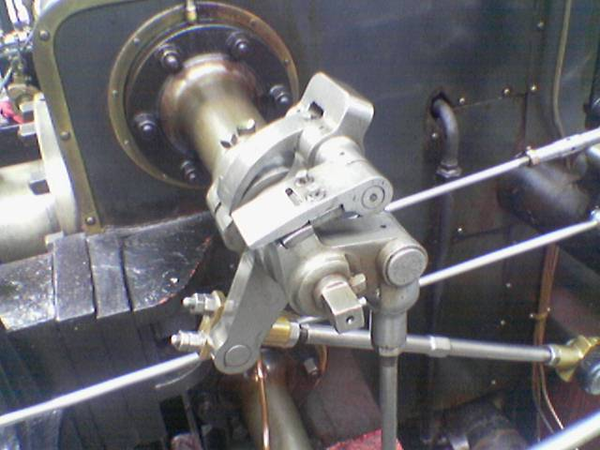
#> input picture Lab8/input/Valve.png, 600 x 450 px
$ python assignment.py
#> lines starting #> are read from the running program, lines starting #| are printed output that depends on the picture
### Lab8/Q3.py

import time
import numpy as np
from matplotlib.image import imread
import matplotlib.pyplot as plt
import os
from sklearn import svm


############################ Q3 ################################

def q3(x, w, b, conv_param):
    """
    A naive implementation of convolution.
    The input consists of N data points, each with C channels, height H and
    width W. We convolve each input with F different filters, where each filter
    spans all C channels and has height HH and width WW.
    Input:
    - x: Input data of shape (N, C, H, W)
    - w: Filter weights of shape (F, C, HH, WW)
    - b: Biases, of shape (F,)
    - conv_param: A dictionary with the following keys:
      - 'stride': The number of pixels between adjacent receptive fields in the
        horizontal and vertical directions.
      - 'pad': The number of pixels that will be used to zero-pad the input.
    Returns a tuple of:
    - out: Output data, of shape (N, F, H', W') where H' and W' are given by
      H' = 1 + (H + 2 * pad - HH) / stride
      W' = 1 + (W + 2 * pad - WW) / stride
    - cache: (x, w, b, conv_param)
    """
    ###########################################################################
    # TODO: Implement the convolutional forward pass.                         #
    # Hint: you can use the function np.pad for padding.                      #
    ###########################################################################

    def conv_single_step(a_slice_prev, W, b):

      ### START CODE HERE ### (≈ 2 lines of code)
      # Element-wise product between a_slice and W. Do not add the bias yet.
      s = np.multiply(a_slice_prev,W)
      # Sum over all entries of the volume s.
      Z = np.sum(s)
      # Add bias b to Z. Cast b to a float() so that Z results in a scalar value.
      Z = Z + b.astype(float)
      ### END CODE HERE ###

      return Z

    N, C, H ,W  = x.shape
    F, C, HH, WW = w.shape
    padding, stride = conv_param['pad'], conv_param['stride']
    nH = int((H + 2* padding - HH) / stride) + 1
    nW = int((W + 2* padding - WW) / stride) + 1
    Z = np.zeros([N, F, nH, nW])
    X_pad = np.pad(x, ((0,0),(0,0), (padding,padding), (padding,padding)), 'constant', constant_values = (0,0))
    weight = w

    for i in range(N):
      x_pad = X_pad[i,:,:,:]
      for h in range(nH):
         for w in range(nW):                       # loop over horizontal axis of the output volume
                for c in range(F):                   # loop over channels (= #filters) of the output volume

                    # Find the corners of the current "slice" (≈4 lines)
                    vert_start = h*stride
                    vert_end = h*stride + HH
                    horiz_start = w*stride
                    horiz_end = w*stride + WW

                    # Use the corners to define the (3D) slice of a_prev_pad (See Hint above the cell). (≈1 line)
                    x_slice = x_pad[:,vert_start:vert_end,horiz_start:horiz_end]

                    # Convolve the (3D) slice with the correct filter W and bias b, to get back one output neuron. (≈1 line)
                    Z[i, c, h, w] = conv_single_step(x_slice, weight[c, :, :, :], b[c])

    out = Z #Output of the convolution
    ###########################################################################
    #                             END OF YOUR CODE                            #
    ###########################################################################
    cache = (x, w, b, conv_param)
    return out, cache

# [6 lines left out: function gram, not called in this run]
  ######END: TO CODE########


def relative_error(x, y):
    """ returns relative error """
    return np.max(np.abs(x - y) / (np.maximum(1e-8, np.abs(x) + np.abs(y))))

### Lab8/Q4.py

import time
import numpy as np
from matplotlib.image import imread
import matplotlib.pyplot as plt
import os
from sklearn import svm


############################ Q4 ################################

def q4(img):
    '''
    @params
    img: string with image path
    return: Sobel Filtered image for X and Y direction type: np.ndarray
    '''
#> called with img = 'input/Valve.png'
    image_file = img
    input_image = imread(image_file)  # this is the array representation of the input image
#> input_image is the input picture: shape (450, 600, 4) float32; mean R, G, B, A 0.417, 0.411, 0.427, 1
    [nx, ny, nz] = np.shape(input_image)  # nx: height, ny: width, nz: colors (RGB)
#> nx = 450; ny = 600; nz = 4


    r_img, g_img, b_img = input_image[:, :, 0], input_image[:, :, 1], input_image[:, :, 2]
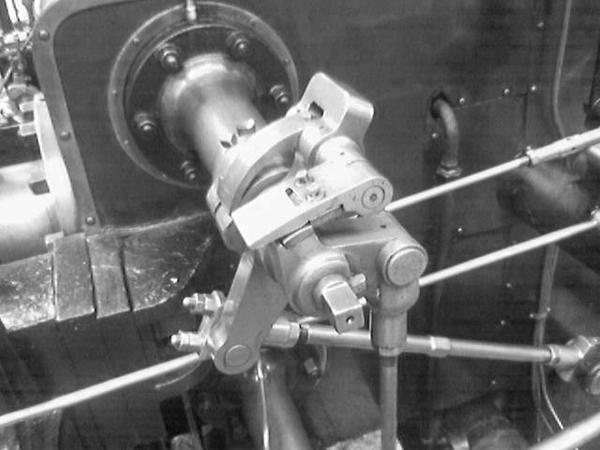
#> r_img: shape (450, 600) float32; min 0.0157, max 1, mean 0.417
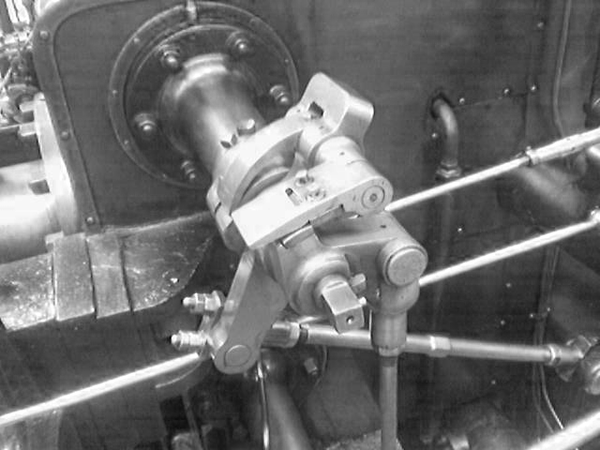
#> b_img: shape (450, 600) float32; min 0.0235, max 1, mean 0.427
    gamma = 1.400
    r_const, g_const, b_const = 0.2126, 0.7152, 0.0722  # weights for the RGB components respectively
    grayscale_image = r_const * r_img ** gamma + g_const * g_img ** gamma + b_const * b_img ** gamma
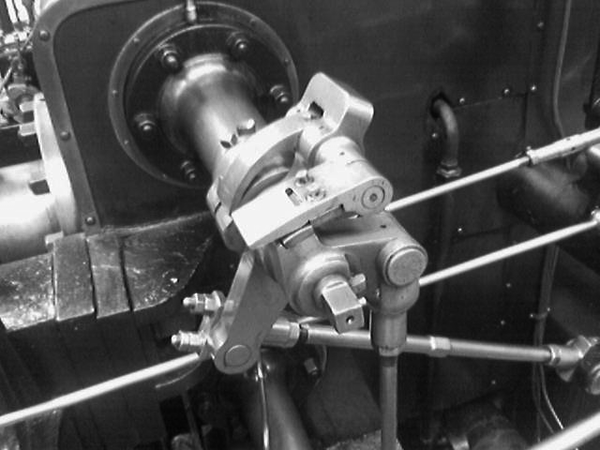
#> grayscale_image: shape (450, 600) float32; min 0.0106, max 1, mean 0.313

    ######START: TO CODE########
    #Define the Sobel Filter for X and Y direction
    Gx = np.array([[1,0,-1],[2,0,-2],[1,0,-1]])
    Gy = np.array([[1,2,1],[0,0,0],[-1,-2,-1]])
    ######END: TO CODE########

    [rows, columns] = np.shape(grayscale_image)  # we need to know the shape of the input grayscale image
#> rows = 450; columns = 600
    sobel_filtered_image = np.zeros(shape=(rows, columns))  # initialization of the output image array (all elements are 0)


    ######START: TO CODE########
    # Now we "sweep" the image in both x and y directions and compute the output and store in sobel_filtered_image
    def conv(filter, A):

        G = np.zeros(A.shape)
        [R,C] = np.shape(A)
#> R = 450; C = 600
        A_pad = np.pad(A, ((1,1),(1,1)), 'constant', constant_values = (0,0))
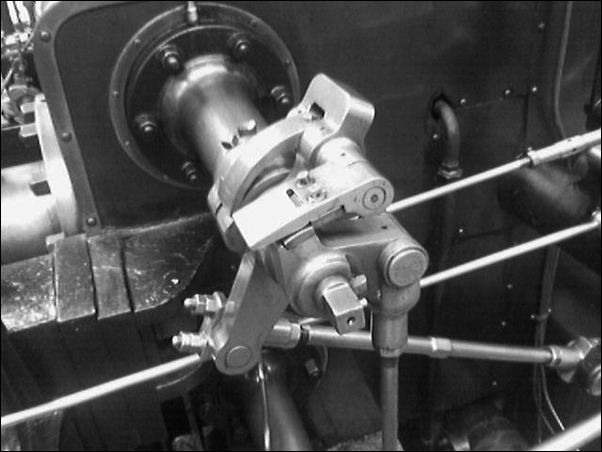
#> A_pad: shape (452, 602) float32; min 0, max 1, mean 0.311

        for r in range(R):
            for c in range(C):
                G[r,c] = np.sum(np.multiply(filter,A_pad[r:r+3,c:c+3]))
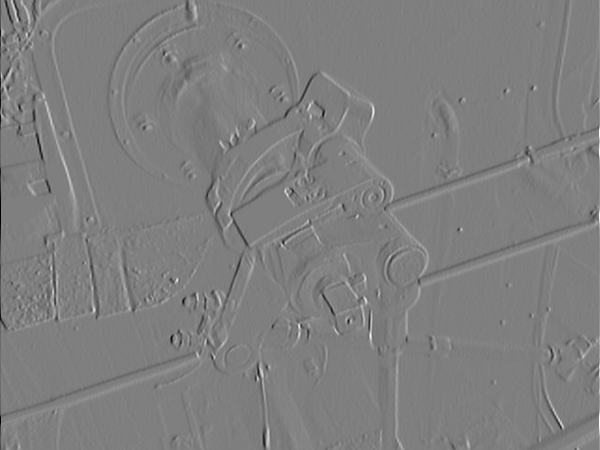
#> G: shape (450, 600) float64; min -3.84, max 3.86, mean 0.00107; drawn with min black and max white

        return G

    sx = conv(Gx, grayscale_image)
    sy = conv(Gy, grayscale_image)
#> after the loop in conv (call 2), `for r in range(R):`:
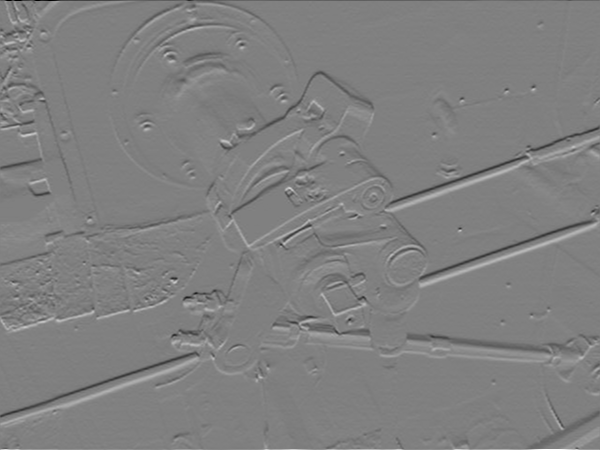
#> G: shape (450, 600) float64; min -3.91, max 3.87, mean 0.000131; drawn with min black and max white

    sobel_filtered_image = np.sqrt(np.square(sx) + np.square(sy))
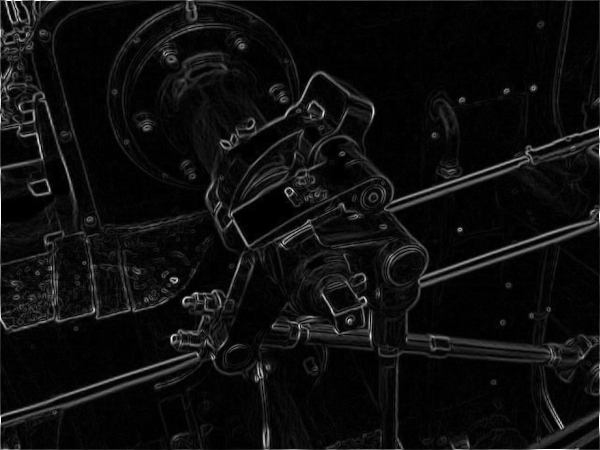
#> sobel_filtered_image: shape (450, 600) float64; min 0, max 3.91, mean 0.224; drawn with min black and max white

    ######END: TO CODE########


    plt.imsave('output/imageWithEdges.png', sobel_filtered_image, cmap=plt.get_cmap('gray'))
    assert type(sobel_filtered_image) == np.ndarray
    return sobel_filtered_image

### Lab8/Q1.py
from sklearn.datasets import make_moons
import numpy as np
import matplotlib.pyplot as plt
from matplotlib.colors import ListedColormap
from sklearn.preprocessing import StandardScaler
from sklearn.model_selection import train_test_split
from sklearn import svm
from sklearn.inspection import DecisionBoundaryDisplay
from utils import *
############################ Q1 ################################

def q1():

    X_train, X_test, y_train, y_test = get_data()


    ########### Linear SVM ###########
    clf = SVM_Classifier()
    clf.train(X_train, y_train)
    print("Linear SVM",clf.get_score(X_test, y_test))
    clf.plot(X_test,y_test,1)


    ########## Linear SVM with features ###########

    # To Do: Define polynomial features by expanding (x1 + x2)^n
    # Where x1 and x2 are the original features and n is a hyperparameter specifying the highest degree

    # [15 lines left out: function poly_features, not called in this run]
    ######END: TO CODE########

    Xprime_train, Xprime_test = poly_features(X_train), poly_features(X_test)

    clf2 = SVM_Classifier()
    clf2.train(Xprime_train, y_train)
    print("SVM using polynomial features",clf2.get_score(Xprime_test, y_test))

    ########## SVM with polynomial kernel ##########

    # [7 lines left out: function my_kernel, not called in this run]
    ######END: TO CODE########

    clf3 = SVM_Classifier(kernel=my_kernel)
    clf3.train(X_train,y_train)
    print("SVM using polynomial kernel",clf3.get_score(X_test,y_test))
    clf3.plot(X_test,y_test,2)

### Lab8/utils.py
from sklearn.datasets import make_moons
import numpy as np
import matplotlib.pyplot as plt
from matplotlib.colors import ListedColormap
from sklearn.preprocessing import StandardScaler
from sklearn.model_selection import train_test_split
from sklearn import svm
from sklearn.inspection import DecisionBoundaryDisplay
import pickle
plt.ioff()
#DO NOT MODIFY THIS FILE#
def get_data():
    X,y = pickle.load(open("input/data_q1.pkl", "rb"))
    X = StandardScaler().fit_transform(X)
    return train_test_split(X, y, test_size=0.4, random_state=42)

class SVM_Classifier:
    # [5 lines left out: function __init__, not called in this run]

    def train(self, X_train, y_train):
        self.clf.fit(X_train, y_train)

    def get_score(self, X_test, y_test):
        return self.clf.score(X_test, y_test)

    # [24 lines left out: function plot, not called in this run]

### Lab8/assignment.py

import time
import numpy as np
from matplotlib.image import imread
import matplotlib.pyplot as plt
import os
from sklearn import svm
from Q1 import *
from Q2 import *
from Q3 import *
from Q4 import *
# READ THE COMMENTS CAREFULLY #

if __name__ == "__main__":
    print("#"*15, "Q1", "#"*15)
    try:
        q1()
    except:
        print("Error while solving Q1")
    print("#"*15, "Q2", "#"*15)
    print("Kernel 1")
    try:
        model = svm.SVC(kernel=Q2_kernel_1, C=10, gamma=1/2, shrinking=False)
        kernel_1_sample_1_x = np.loadtxt("input/q2_kernel_1_sample_1_x.txt")
        kernel_1_sample_1_y = np.loadtxt("input/q2_kernel_1_sample_1_y.txt")
        kernel_1_sample_2_x = np.loadtxt("input/q2_kernel_1_sample_2_x.txt")
        kernel_1_sample_2_y = np.loadtxt("input/q2_kernel_1_sample_2_y.txt")
        model.fit(kernel_1_sample_2_x,kernel_1_sample_2_y)
        kernel_1_sample_2_ypred = model.predict(kernel_1_sample_2_x)
        kernel_1_sampel_1_ypred=  model.predict(kernel_1_sample_1_x)
        print("Training accuracy", sum(kernel_1_sample_2_ypred==kernel_1_sample_2_y)/len(kernel_1_sample_2_ypred))
        print("Test accuracy", sum(kernel_1_sampel_1_ypred==kernel_1_sample_1_y)/len(kernel_1_sampel_1_ypred))
    except:
        print("Error while solving Q2 kernel 1")

    print("Kernel 2")
    try:
        model = svm.SVC(kernel=Q2_kernel_2, C=10, gamma=1/2, shrinking=False)
        kernel_2_sample_1_x = np.loadtxt("input/q2_kernel_2_sample_1_x.txt")
        kernel_2_sample_1_y = np.loadtxt("input/q2_kernel_2_sample_1_y.txt")
        kernel_2_sample_2_x = np.loadtxt("input/q2_kernel_2_sample_2_x.txt")
        kernel_2_sample_2_y = np.loadtxt("input/q2_kernel_2_sample_2_y.txt")
        model.fit(kernel_2_sample_2_x,kernel_2_sample_2_y)
        kernel_2_sample_2_ypred = model.predict(kernel_2_sample_2_x)
        kernel_2_sampel_1_ypred=  model.predict(kernel_2_sample_1_x)
        print("Training accuracy", sum(kernel_2_sample_2_ypred==kernel_2_sample_2_y)/len(kernel_2_sample_2_ypred))
        print("Test accuracy", sum(kernel_2_sampel_1_ypred==kernel_2_sample_1_y)/len(kernel_2_sampel_1_ypred))
    except:
        print("Error while solving Q2 kernel 2")

    print("Kernel 3")
    try:
        model = svm.SVC(kernel=Q2_kernel_3, C=10, gamma=1/2, shrinking=False)
        kernel_3_sample_1_x = np.loadtxt("input/q2_kernel_3_sample_1_x.txt")
        kernel_3_sample_1_y = np.loadtxt("input/q2_kernel_3_sample_1_y.txt")
        kernel_3_sample_2_x = np.loadtxt("input/q2_kernel_3_sample_2_x.txt")
        kernel_3_sample_2_y = np.loadtxt("input/q2_kernel_3_sample_2_y.txt")
        model.fit(kernel_3_sample_2_x,kernel_3_sample_2_y)
        kernel_3_sample_2_ypred = model.predict(kernel_3_sample_2_x)
        kernel_3_sampel_1_ypred=  model.predict(kernel_3_sample_1_x)
        print("Training accuracy", sum(kernel_3_sample_2_ypred==kernel_3_sample_2_y)/len(kernel_3_sample_2_ypred))
        print("Test accuracy", sum(kernel_3_sampel_1_ypred==kernel_3_sample_1_y)/len(kernel_3_sampel_1_ypred))
    except:
        print("Error while solving Q2 kernel 2")

    print("#"*15, "Q3", "#"*15)
    try:
        x_shape = (2, 3, 4, 4)
        w_shape = (3, 3, 4, 4)
        x = np.linspace(-0.1, 0.5, num=np.prod(x_shape)).reshape(x_shape)
        w = np.linspace(-0.2, 0.3, num=np.prod(w_shape)).reshape(w_shape)
        b = np.linspace(-0.1, 0.2, num=3)

        conv_param = {'stride': 2, 'pad': 1}
        out, _ = q3(x, w, b, conv_param)
        correct_out = np.array([[[[-0.08759809, -0.10987781],
                                [-0.18387192, -0.2109216 ]],
                                [[ 0.21027089,  0.21661097],
                                [ 0.22847626,  0.23004637]],
                                [[ 0.50813986,  0.54309974],
                                [ 0.64082444,  0.67101435]]],
                                [[[-0.98053589, -1.03143541],
                                [-1.19128892, -1.24695841]],
                                [[ 0.69108355,  0.66880383],
                                [ 0.59480972,  0.56776003]],
                                [[ 2.36270298,  2.36904306],
                                [ 2.38090835,  2.38247847]]]])


        # Compare your output to ours; difference should be around e-8
        print('Testing your convolution implementation')
        print('error: ', relative_error(out, correct_out))
    except:
        print("Error while solving Q3")

    print("#"*15, "Q4", "#"*15)
    try:
        image_path = "input/Valve.png"
        sobel_fil_img = q4(image_path)
        print("Q4 has finished executing")
    except:
        print("Error while solving Q4")
    print("#"*15, " DONE ", "#"*15)
